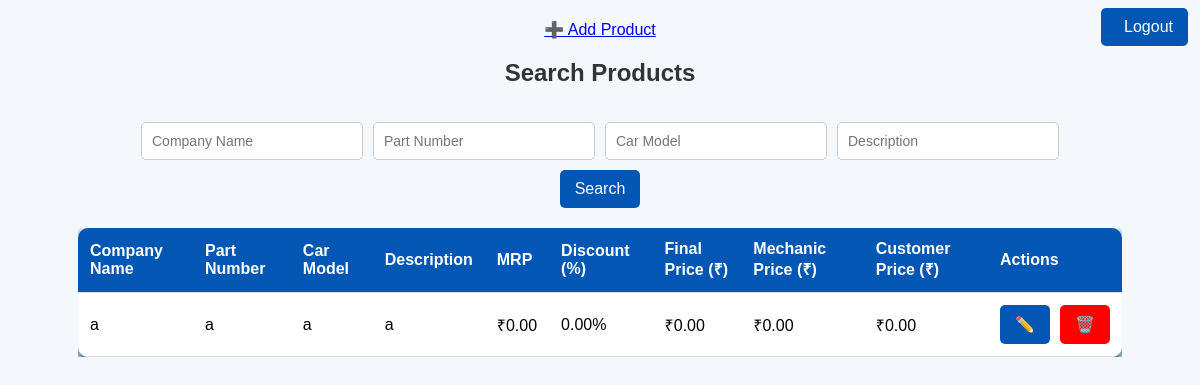
The app's page /o/search/ (signed in), older data.
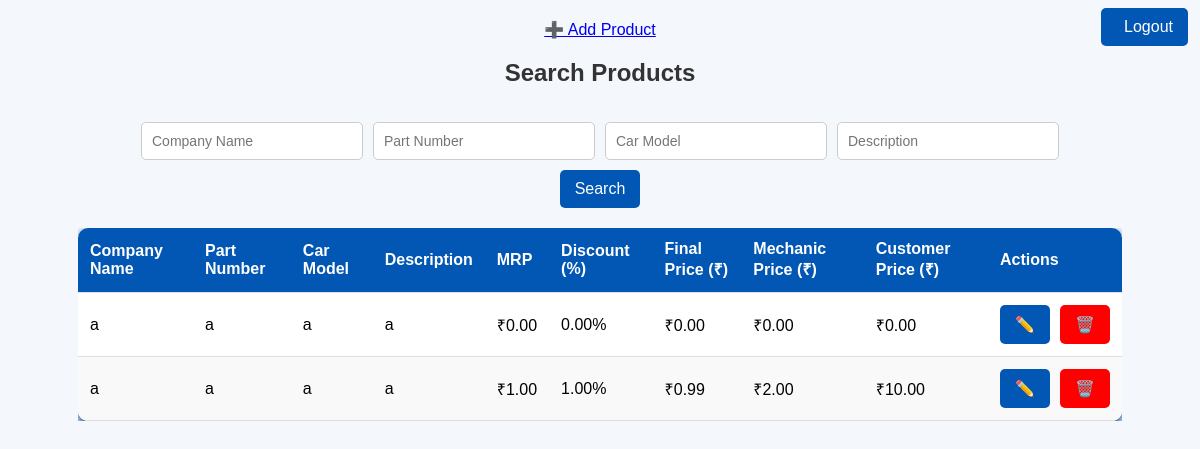
The same page, newer data.
### authentication/models.py (models this page shows, shortened)
class Product(models.Model):
    company_name = models.CharField(max_length=255,default='',blank=False)
    part_number = models.CharField(max_length=255,default='', blank=True)
    car_model = models.CharField(max_length=255,default='', blank=True)
    description = models.TextField(default='', blank=False, null=True)
    mrp = models.DecimalField(max_digits=10, decimal_places=2,blank=False)
    discount = models.DecimalField(max_digits=5, decimal_places=2,default=0,blank=True)
    final_price = models.DecimalField(max_digits=10, decimal_places=2, editable=False)
    c_price = models.DecimalField(max_digits=5, decimal_places=2,default=0,blank=True)
    m_price = models.DecimalField(max_digits=5, decimal_places=2,default=0,blank=True)

### owner/views.py (the view)
# urls.py: path("search/", views.search_product, name="search_product"),
@login_required(login_url='userlogin')
def search_product(request):
    user = request.user
    if not hasattr(user, 'owner'):
        messages.error(request, 'You are not an owner. We are logging you out.')
        logout(request)
        return redirect('userlogin')
    query_company = request.GET.get("company_name", "")
    query_part = request.GET.get("part_number", "")
    query_car_model = request.GET.get("car_model", "")
    query_description = request.GET.get("description", "")
    products = Product.objects.all()
    if query_company:
        products = products.filter(company_name__icontains=query_company)
    if query_part:
        products = products.filter(part_number__icontains=query_part)
    if query_car_model:
        products = products.filter(car_model__icontains=query_car_model)
    if query_description:
        products = products.filter(description__icontains=query_description)
    return render(request, "search_product.html", {
        "products": products,
        "query_company": query_company,
        "query_part": query_part,
        "query_car_model": query_car_model,
        "query_description": query_description,
    })

### owner/templates/search_product.html (shortened to what this page needs)
<!DOCTYPE html>
<html lang="en">
<head>
</head>
<body>
    <form id="logoutForm" method="POST" action="{% url 'logout' %}">
        <button type="submit" id="logoutButton" class="logout-btn style"
            style="position: absolute; top: 1%; right: 1%; padding: 5px -5px;">
             Logout
        </button>
    </form>
    <a href="{% url 'add_product' %}" class="add-product" style="margin-top:20px;">➕ Add Product</a>
    <h2>Search Products</h2>
    <form method="get" class="search-container">
        <input type="text" name="company_name" value="{{ query_company }}" placeholder="Company Name">
        <input type="text" name="part_number" value="{{ query_part }}" placeholder="Part Number">
        <input type="text" name="car_model" value="{{ query_car_model }}" placeholder="Car Model">
        <input type="text" name="description" value="{{ query_description }}" placeholder="Description">
        <div style="width: 100%; text-align: center;">
            <button type="submit">Search</button>
        </div>
    </form>
    {% if products %}
        <div class="table-container">
            <table>
                <thead>
                    <tr>
                        <th>Company Name</th>
                        <th>Part Number</th>
                        <th>Car Model</th>
                        <th>Description</th>
                        <th>MRP</th>
                        <th>Discount (%)</th>
                        <th>Final Price (₹)</th>
                        <th>Mechanic Price (₹)</th>
                        <th>Customer Price (₹)</th>
                        <th>Actions</th>
                    </tr>
                </thead>
                <tbody>
                    {% for product in products %}
                        <tr>
                            <td>{{ product.company_name }}</td>
                            <td>{{ product.part_number }}</td>
                            <td>{{ product.car_model }}</td>
                            <td>{{ product.description }}</td>
                            <td>₹{{ product.mrp }}</td>
                            <td>{{ product.discount }}%</td>
                            <td>₹{{ product.final_price }}</td>
                            <td>₹{{ product.m_price }}</td>
                            <td>₹{{ product.c_price }}</td>
                            <td style="display: flex; justify-content: space-evenly; align-items: center;gap:10px">
                                <button onclick="openEditModal('{{ product.id }}', '{{ product.company_name }}', '{{ product.part_number }}', '{{ product.car_model }}', '{{ product.description }}', '{{ product.mrp }}', '{{ product.discount }}', '{{ product.c_price }}', '{{ product.m_price }}')">✏️</button>
                                <a href="{% url 'delete_product' product.id %}" onclick="return confirm('Are you sure?')">
                                    <button style="background-color: red;">🗑️</button>
                                </a>
                            </td>
                        </tr>
                    {% endfor %}
                </tbody>
            </table>
        </div>
    {% else %}
        <p class="no-products">No products found</p>
    {% endif %}
</body>
</html>

Row changes from the older to the newer data that the page shows:
added Product: company_name "a", part_number "a", car_model "a", description "a", mrp "1.00", discount "1.00", final_price "0.99", m_price "2.00", c_price "10.00"
